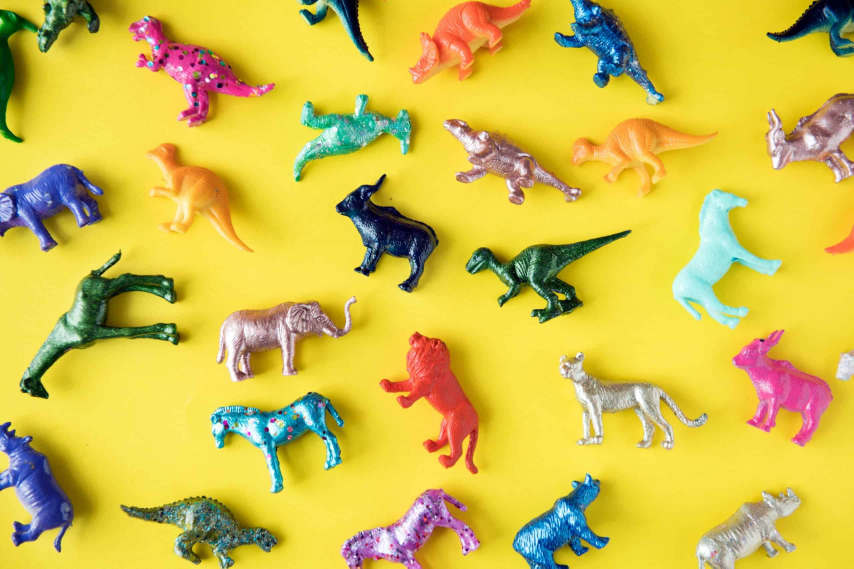
#> input picture first_lesson/segment.jpg, 2560 x 1705 px (shown at 1/3 size)
$ python segment.py
#> lines starting #> are read from the running program, lines starting #| are printed output that depends on the picture; after the words box and inside, x2 and y2 are one past the last pixel; in counts of white or black regions, pixels touching at a corner belong together
import cv2
import numpy as np


def show_image(*images):
    for i, image in enumerate(images):
        cv2.namedWindow(str(i), cv2.WINDOW_NORMAL)
        cv2.imshow(str(i), image)
    while True:
        key = cv2.waitKey(0)
        if key == 27:
            cv2.destroyAllWindows()
            break


def main():
    orig_image = cv2.imread('segment.jpg')
#> orig_image is the input picture: shape (1705, 2560, 3); mean B, G, R 73.9, 191, 212.1
    hsv_image = cv2.cvtColor(orig_image, cv2.COLOR_BGR2HSV)
#> hsv_image: shape (1705, 2560, 3); mean H, S, V 38.6, 178.7, 220.3

    approximation = 10

    low = np.array([30 - approximation, 100, 100])
    high = np.array([30 + approximation, 255, 255])

    hsv_mask = 255 - cv2.inRange(hsv_image, low, high)
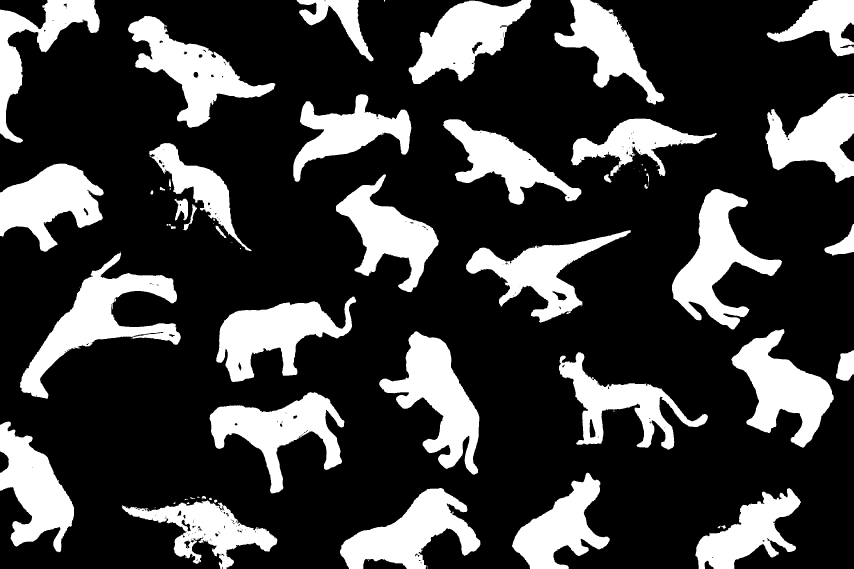
#> hsv_mask: shape (1705, 2560) (shown at 1/3 size); 24.5% white; 102 white regions (49 under 20 px)

    min_square = 4000

    processed_img = orig_image.copy()

    contours, _ = cv2.findContours(hsv_mask, cv2.RETR_TREE, cv2.CHAIN_APPROX_SIMPLE)
#> contours = 408 contours, 297 with area under 20; largest, box (x1, y1, x2, y2) and area: (60, 754, 542, 1196) 57858, (1138, 994, 1438, 1424) 53591, (2016, 567, 2346, 989) 51554, (384, 48, 826, 383) 49979, (648, 890, 1069, 1146) 49897
    for contour in contours:
        x, y, w, h = cv2.boundingRect(contour)
        if h * w > min_square:
            cv2.rectangle(processed_img, (x, y), (x + w, y + h), (0, 0, 255), 3)
#> this loop made 408 passes
#> (x, y, w, h) on passes 1 to 3: (1280, 1697, 2, 8), (1104, 1681, 3, 3), (711, 1639, 1, 1)
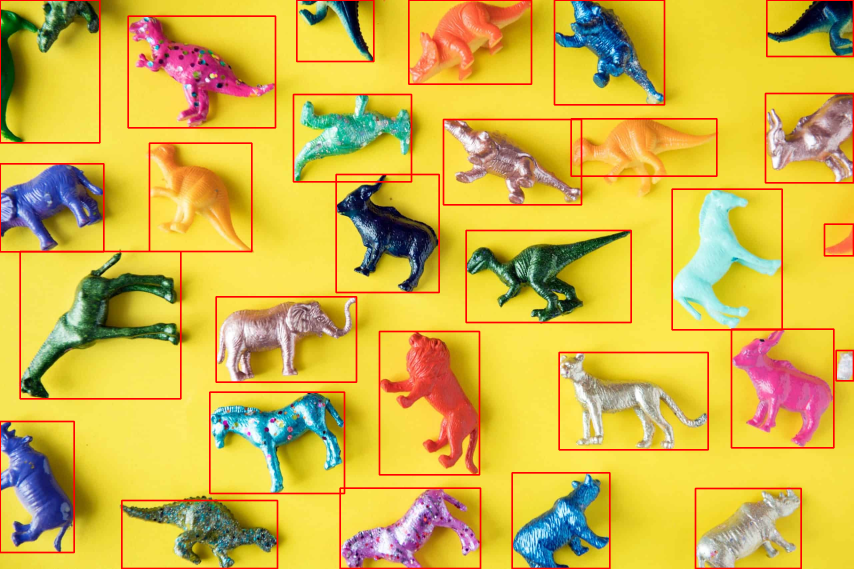
#> processed_img: shape (1705, 2560, 3) (shown at 1/3 size); mean B, G, R 71.7, 183.4, 212.9

    show_image(orig_image, hsv_image, hsv_mask, processed_img)
#> (key Esc is pressed here)


main()
